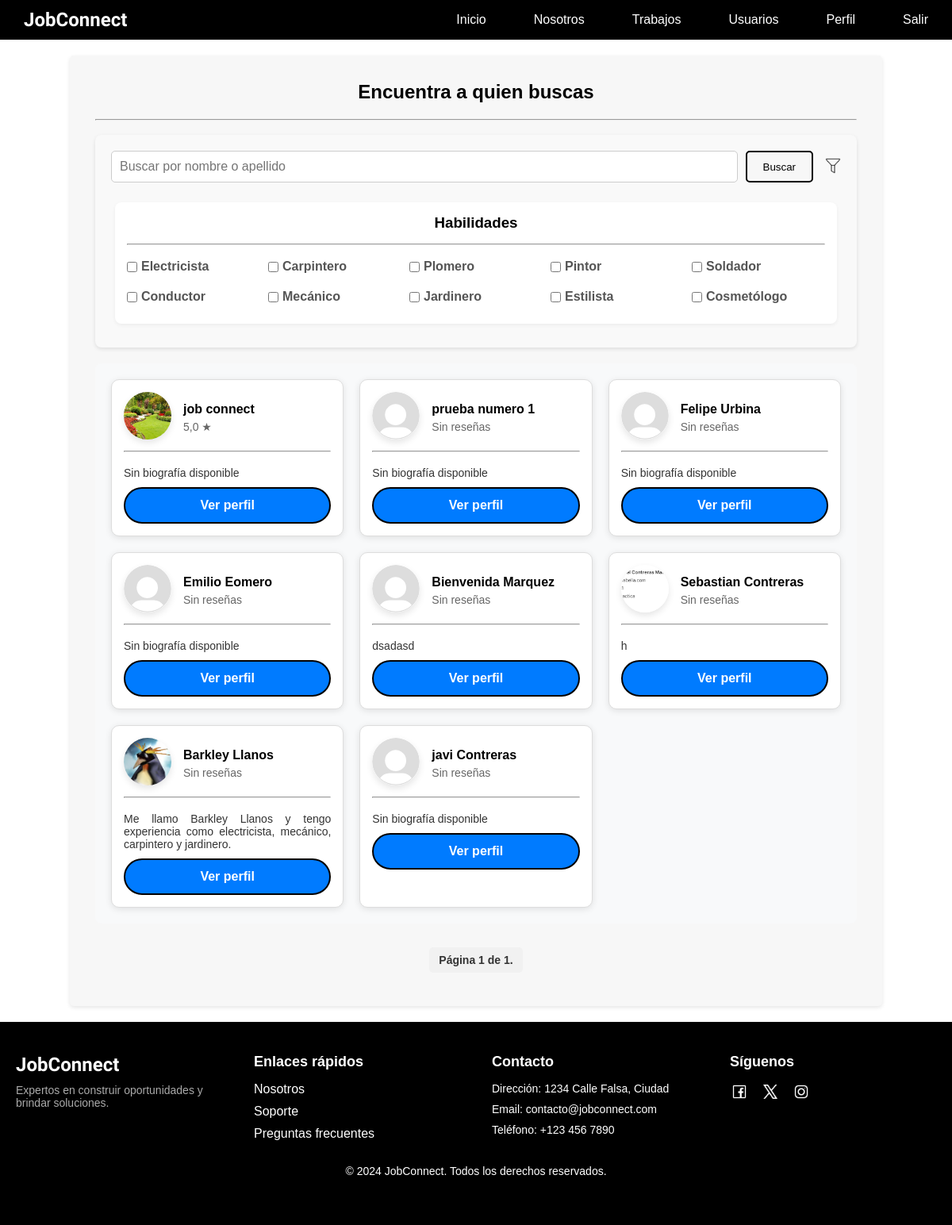
The app's page /usuarios/usuarios/lista/ (signed in) with its own data.
### usuarios/models.py (models this page shows, shortened)
class Habilidades(models.Model):
    nombre = models.CharField(max_length=50, unique=True)

class CustomUser(AbstractBaseUser, PermissionsMixin):
    NATIONALITY_CHOICES = [
        ('CL', 'Chilena'),
        ('AR', 'Argentina'),
        ('BR', 'Brasileña'),
        ('VE', 'Venezolana'),
        ('PE', 'Peruana'),
        ('CO', 'Colombiana'),
    ]
    GENERO_CHOICES = [
        ('M', 'Masculino'),
        ('F', 'Femenino'),
        ('O', 'Otro')
    ]
    email = models.EmailField(unique=True)
    rut = models.CharField(max_length=12)
    first_name = models.CharField(max_length=30)
    s_nombre = models.CharField(max_length=30, blank=True, null=True)
    last_name = models.CharField(max_length=30)
    s_apellido = models.CharField(max_length=30, blank=True, null=True)
    fecha_nacimiento = models.DateField(validators=[validar_fecha_nacimiento])
    region = models.ForeignKey(Region, on_delete=models.SET_NULL, null=True, blank=True)
    comuna = models.ForeignKey(Comuna, on_delete=models.SET_NULL, null=True, blank=True)
    bio = models.TextField(max_length=500, blank=True)
    foto_perfil = models.ImageField(upload_to='perfiles/', null=True, blank=True)
    numero_telefono = models.CharField(
        max_length=15,
        validators=[RegexValidator(r'^\+?1?\d{9,15}$', message="El número debe estar en el formato: +999999999")]
    )
    genero = models.CharField(max_length=1, choices=GENERO_CHOICES)
    nacionalidad = models.CharField(max_length=15, choices=NATIONALITY_CHOICES)
    instagram = models.URLField(max_length=150, blank=True, null=True)
    facebook = models.URLField(max_length=150, blank=True, null=True)
    trabajos_realizados = models.PositiveIntegerField(default=0)
    trabajos_solicitados = models.PositiveIntegerField(default=0)
    is_active = models.BooleanField(default=True)
    is_staff = models.BooleanField(default=False)
    habilidades = models.ManyToManyField('Habilidades', blank=True)
    USERNAME_FIELD = 'email'
    REQUIRED_FIELDS = ['rut', 'first_name', 'last_name', 'fecha_nacimiento', 'numero_telefono', 'genero', 'nacionalidad']
    objects = CustomUserManager()
    groups = models.ManyToManyField('auth.Group', related_name='customuser_set', blank=True)
    user_permissions = models.ManyToManyField('auth.Permission', related_name='customuser_set', blank=True)

### usuarios/views.py (the view)
# urls.py: path('usuarios/lista/', views.listar_usuarios, name='lista_usuarios'),
@login_required
def listar_usuarios(request):
    query = request.GET.get('query', '')
    habilidades_seleccionadas = request.GET.getlist('habilidades')
    calificacion_minima = request.GET.get('calificacion_minima')
    orden = request.GET.get('orden', 'desc')
    region_seleccionada = request.GET.get('region', '')  # Filtro por región
    comuna_seleccionada = request.GET.get('comuna', '')  # Filtro por comuna
    habilidades_seleccionadas = [int(hab) for hab in habilidades_seleccionadas if hab.isdigit()]
    usuarios = CustomUser.objects.exclude(id=request.user.id)
    if query:
        usuarios = usuarios.filter(first_name__icontains=query) | usuarios.filter(last_name__icontains=query)
    if habilidades_seleccionadas:
        usuarios = usuarios.filter(habilidades__id__in=habilidades_seleccionadas).distinct()
    if region_seleccionada and region_seleccionada != 'None':
        usuarios = usuarios.filter(region__id=region_seleccionada)
    if comuna_seleccionada and comuna_seleccionada != 'None':
        usuarios = usuarios.filter(comuna__id=comuna_seleccionada)
    usuarios = usuarios.annotate(
        calificacion_promedio=Coalesce(Avg('reseñas_recibidas__calificacion', output_field=FloatField()), Value(0.0))
    )
    if calificacion_minima and calificacion_minima != 'None':
        usuarios = usuarios.filter(calificacion_promedio__gte=float(calificacion_minima))
    usuarios = usuarios.order_by('-calificacion_promedio' if orden == 'desc' else 'calificacion_promedio')
    paginator = Paginator(usuarios, 9)  # Muestra 10 usuarios por página
    page_number = request.GET.get('page')  # Obtiene el número de página de la consulta
    usuarios_paginated = paginator.get_page(page_number)
    habilidades = Habilidades.objects.all()
    regiones = Region.objects.all()  # Obtén todas las regiones
    comunas = Comuna.objects.filter(region_id=region_seleccionada) if region_seleccionada else Comuna.objects.none()# Obtén todas las comunas
    return render(request, 'usuarios/lista_usuarios.html', {
        'usuarios': usuarios_paginated,
        'query': query,
        'habilidades': habilidades,
        'habilidades_seleccionadas': habilidades_seleccionadas,
        'calificacion_minima': calificacion_minima,
        'orden': orden,
        'regiones': regiones,  # Enviar regiones al template
        'comunas': comunas,    # Enviar comunas al template
        'region_seleccionada': region_seleccionada,  # Para mantener la selección
        'comuna_seleccionada': comuna_seleccionada,  # Para mantener la selección
    })

### usuarios/templates/usuarios/lista_usuarios.html (shortened to what this page needs)
{% extends 'core/base.html' %}
{% load static %}
{% block extra_css %}
    <link rel="stylesheet" href="https://cdnjs.cloudflare.com/ajax/libs/lightbox2/2.11.5/css/lightbox.min.css"
 />
    <link rel="stylesheet" type="text/css" href="{% static 'usuarios/css/listar_usuarios.css' %}">
{% endblock %}
{% block content %}
<div class="container">
    <h1 class="titulo">Encuentra a quien buscas</h1>
    <hr class="divider">
    <br>
    <div class="filter-form">
        <form method="get" action="{% url 'lista_usuarios' %}" class="form-container">
            <div class="search-bar">
                <input type="text" name="query" placeholder="Buscar por nombre o apellido" value="{{ query|default:'' }}">
                <button type="submit">Buscar</button>
                <button class="filter-toggle" type="button" onclick="toggleFilters()">
                    <img id="filter-icon" src="{% static 'usuarios/images/embu1.png' %}" alt="Más Filtros" width="20" height="20">
                </button>
            </div>
            <div class="filter-section habilidades">
                <h3>Habilidades</h3>
                <hr class="divider">
                <br>
                <div class="checkbox-group">
                    {% for habilidad in habilidades %}
                        <label>
                            <input type="checkbox" name="habilidades" value="{{ habilidad.id }}"
                                {% if habilidad.id|stringformat:"i" in habilidades_seleccionadas %}checked{% endif %}>
                            {{ habilidad.nombre }}
                        </label>
                    {% endfor %}
                </div>
            </div>
        </form>
    </div>
    <div class="user-list">
        <ul>
            {% for usuario in usuarios %}
                <li class="user-list-item">
                    <div class="user-info">
                        <div class="user-header">
                            {% if usuario.foto_perfil %}
                                <a href="{{ usuario.foto_perfil.url }}" data-lightbox="perfil" data-title="Foto de {{ usuario.first_name }}">
                                    <img src="{{ usuario.foto_perfil.url }}" alt="Foto de {{ usuario.first_name }}" class="profile-image">
                                </a>
                            {% else %}
                                <a href="{% static 'images/foto_perfil_defecto.svg' %}" data-lightbox="perfil" data-title="Foto de perfil por defecto">
                                    <img src="{% static 'images/foto_perfil_defecto.svg' %}" alt="Foto de perfil por defecto" class="profile-image">
                                </a>
                            {% endif %}
                            <div class="user-details">
                                <strong>{{ usuario.first_name }} {{ usuario.last_name }}</strong>
                                <p class="user-rating">
                                    {% if usuario.calificacion_promedio == 0 %}
                                        Sin reseñas
                                    {% else %}
                                        {{ usuario.calificacion_promedio|floatformat:1 }} ★
                                    {% endif %}
                                </p>
                            </div>
                        </div>
                        <hr class="divider">
                        <br>
                        <p class="user-bio">
                            {{ usuario.bio|default:"Sin biografía disponible"|slice:":100" }}{% if usuario.bio|length > 100 %}...{% endif %}
                        </p>
                        <a class="btn view-profile" href="{% url 'perfil_publico' usuario.id %}">Ver perfil</a>
                    </div>
                </li>
            {% endfor %}
        </ul>
    </div>
    <div class="pagination">
        <span class="step-links">
            <span class="current">
                Página {{ usuarios.number }} de {{ usuarios.paginator.num_pages }}.
            </span>
        </span>
    </div>
</div>
{% endblock %}

### core/static/core/css/base.css (style rules this page uses)
* { margin: 0; padding: 0; }
body { min-height: 100vh; font-family: 'Arial', 'Helvetica', sans-serif; }

### usuarios/static/usuarios/css/listar_usuarios.css (style rules this page uses)
.container { width: 80%; background: #F7F7F7; padding: 2rem; margin: 20px auto; box-shadow: 0 2px 5px rgba(0, 0, 0, 0.1); border-radius: 5px; }
.titulo { text-align: center; margin-bottom: 20px; font-size: 24px; color: #000000; }
.filter-form { background-color: #f9f9f9; padding: 20px; border-radius: 8px; box-shadow: 0 2px 5px rgba(0, 0, 0, 0.1); margin-bottom: 20px; }
.form-container { display: flex; flex-wrap: wrap; gap: 20px; }
.search-bar { flex: 1 1 100%; display: flex; justify-content: space-between; gap: 10px; }
.search-bar input[type="text"] { width: 100%; padding: 10px; font-size: 16px; border: 1px solid #ccc; border-radius: 5px; }
.search-bar button { padding: 10px 20px; background-color: #F7F7F7; color: rgb(0, 0, 0); border: 2px solid #000000; border-radius: 5px; cursor: pointer; transition: background-color 0.3s ease; }
.search-bar .filter-toggle { background: none; border: none; cursor: pointer; padding: 0; margin-left: 5px; }
.search-bar .filter-toggle img { width: 20px; height: 20px; }
.filter-section { flex: 1; min-width: 200px; margin: 5px; }
.filter-section.habilidades { background-color: #fff; padding: 15px; border-radius: 8px; box-shadow: 0 2px 5px rgba(0, 0, 0, 0.05); margin-bottom: 10px; }
.filter-section.habilidades h3 { text-align: center; margin-bottom: 15px; }
.checkbox-group { display: flex; flex-wrap: wrap; gap: 10px; }
.checkbox-group label { display: flex; align-items: center; font-size: 16px; color: #555; font-weight: bold; flex: 1 1 calc(18% - 10px); margin-bottom: 10px; }
.checkbox-group input[type="checkbox"] { margin-right: 5px; }
.user-list { padding: 20px; background-color: #f8f9fa; border-radius: 8px; }
.user-list ul { display: grid; grid-template-columns: repeat(3, 1fr); gap: 20px; list-style-type: none; padding: 0; margin: 0; }
.user-list-item { background-color: white; border: 1px solid #ddd; border-radius: 10px; padding: 15px; box-shadow: 0 2px 8px rgba(0, 0, 0, 0.1); transition: transform 0.3s ease; display: flex; flex-direction: column; justify-content: space-between; }
.user-header { display: flex; align-items: center; margin-bottom: 10px; }
.profile-image { border-radius: 50%; margin-right: 15px; width: 60px; height: 60px; object-fit: cover; box-shadow: 0 4px 8px rgba(0, 0, 0, 0.1); }
.user-details { display: flex; flex-direction: column; }
.user-details strong { font-size: 16px; margin-bottom: 5px; }
.user-rating { font-size: 14px; color: #666; }
.user-bio { font-size: 14px; color: #333; margin-bottom: 10px; text-align: justify; white-space: normal; overflow-wrap: break-word; word-break: break-word; }
.view-profile { color: #000000; border: 2px solid #000000; text-decoration: none; border-radius: 5px; text-align: center; padding: 5px 15px; transition: background-color 0.3s ease; display: block; margin-top: auto; }
@media (max-width: 1200px) { .user-list ul { grid-template-columns: repeat(3, 1fr); } }
.pagination { display: flex; justify-content: center; margin-top: 20px; padding: 10px 0; }
.step-links { display: flex; align-items: center; gap: 10px; }
.current { font-size: 14px; font-weight: bold; color: #333; padding: 8px 12px; background-color: #f1f1f1; border-radius: 5px; }
.btn { padding: 12px 25px; background-color: #007bff; border: 2px solid #000000; color: white; text-decoration: none; border-radius: 50px; font-weight: bold; font-size: 16px; transition: background-color 0.3s ease, transform 0.3s ease; }

### records on screen
Habilidades: nombre "Electricista"
Habilidades: nombre "Carpintero"
Habilidades: nombre "Plomero"
Habilidades: nombre "Pintor"
Habilidades: nombre "Soldador"
Habilidades: nombre "Conductor"
Habilidades: nombre "Mecánico"
Habilidades: nombre "Jardinero"
Habilidades: nombre "Estilista"
Habilidades: nombre "Cosmetólogo"
CustomUser: foto_perfil (picture), first_name "job", last_name "connect", calificacion_promedio "5,0", bio "Sin biografía disponible"
CustomUser: first_name "prueba", last_name "numero 1", shows "Sin reseñas", bio "Sin biografía disponible"
CustomUser: first_name "Felipe", last_name "Urbina", shows "Sin reseñas", bio "Sin biografía disponible"
CustomUser: first_name "Emilio", last_name "Eomero", shows "Sin reseñas", bio "Sin biografía disponible"
CustomUser: first_name "Bienvenida", last_name "Marquez", shows "Sin reseñas", bio "dsadasd"
CustomUser: foto_perfil (picture), first_name "Sebastian", last_name "Contreras", shows "Sin reseñas", bio "h"
CustomUser: foto_perfil (picture), first_name "Barkley", last_name "Llanos", shows "Sin reseñas", bio "Me llamo Barkley Llanos y tengo experiencia como electricista, mecánico, carpintero y jardinero."
CustomUser: first_name "javi", last_name "Contreras", shows "Sin reseñas", bio "Sin biografía disponible"

### other values on screen
{{ usuarios.number }} "1"
{{ usuarios.paginator.num_pages }} "1"
